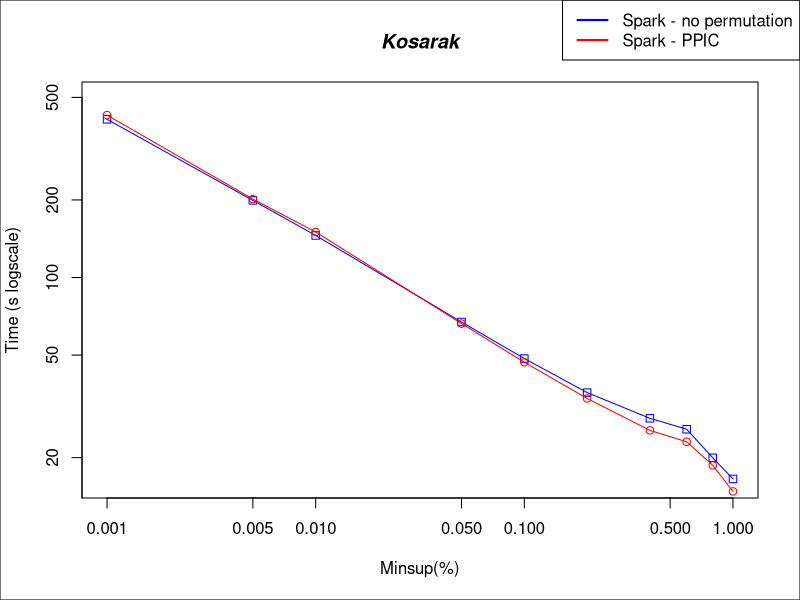

Source code (R):

#DATA
x <- c(0.00001, 0.00005, 0.0001, 0.0005, 0.001, 0.002, 0.004, 0.006, 0.008, 0.01)*100

sparkNP <- c(411088, 199180, 145584, 67172, 48482, 35759, 28412, 25772, 19962, 16535)/1000
sparkPPIC <- c(426898, 201527, 150188, 66255, 46899, 33930, 25508, 23027, 18662, 14790)/1000

#PLOT
plot(x,sparkNP, log = "xy", type="o", pch=0, xlab="Minsup(%)", ylab="Time (s logscale)", col="blue", ylim=c(16, 500))
lines(x,sparkPPIC, col="red", type="o", pch=1)

title(main="Kosarak", font.main=4)

par(fig = c(0, 1, 0, 1), oma = c(0, 0, 0, 0), mar = c(0, 0, 0, 0), new = TRUE)
plot(0, 0, type = "n", bty = "n", xaxt = "n", yaxt = "n")

#Pretty up
legend("topright", legend=c("Spark - no permutation", "Spark - PPIC"), lty=c(1,1),lwd=c(2,2), col=c("blue","red"))
box()
